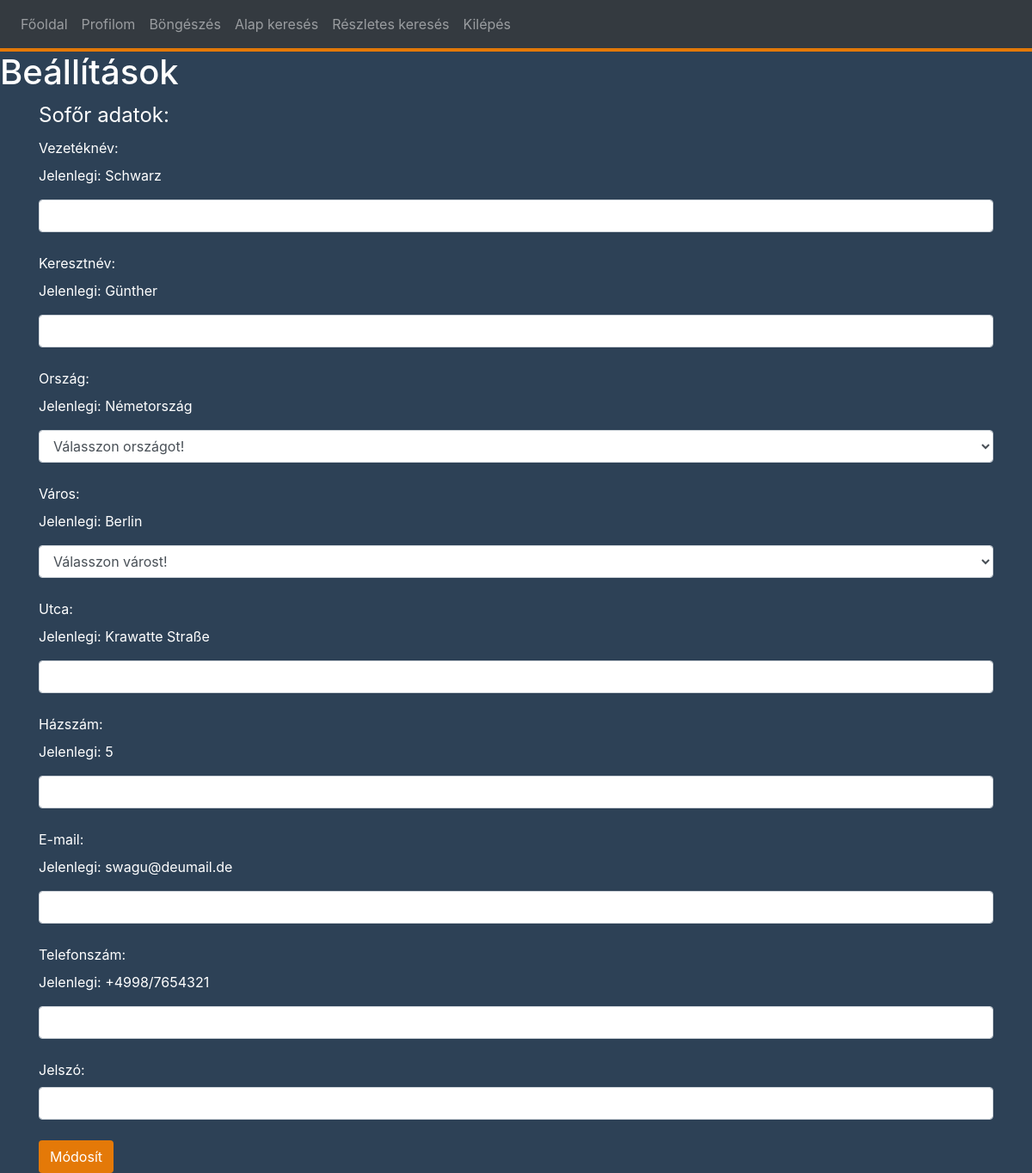
The app's page /index.php?page=settings (signed in) with its own data.
### tables this page shows
CREATE TABLE `drivers` (
  `driverID` int(10) NOT NULL,
  `firstname` varchar(120) NOT NULL,
  `lastname` varchar(120) NOT NULL,
  `townID` int(10) NOT NULL,
  `street` varchar(120) NOT NULL,
  `houseNumber` int(10) NOT NULL,
  `email` varchar(120) NOT NULL,
  `phoneNumber` varchar(15) NOT NULL,
  `username` varchar(50) NOT NULL,
  `password` varchar(32) NOT NULL
);

CREATE TABLE `countries` (
  `countryID` varchar(3) NOT NULL,
  `name` varchar(120) NOT NULL
);

CREATE TABLE `towns` (
  `townID` int(10) NOT NULL,
  `name` varchar(120) NOT NULL,
  `countryID` varchar(3) NOT NULL
);

### controller/settings.php (called while the page is built, shortened)
<?php
    $driver = new Driver();
    $company = new Company();
    $country = new Country();
    $town = new Town();
    $currentCountry = "";
    $currentTown = "";
    if($_SESSION["type"]=="driver"){
        $driver->set_user($_SESSION["id"],$conn);
        $town->set_town($driver->get_townID(),$conn);
        $country->set_country($town->get_country(),$conn);
        $currentCountry = $country->get_name();
        $currentTown = $town->get_name();
    }else if($_SESSION["type"]=="company"){
        $company->set_user($_SESSION["id"],$conn);
        $town->set_town($company->get_townID(),$conn);
        $country->set_country($town->get_country(),$conn);
        $currentCountry = $country->get_name();
        $currentTown = $town->get_name();
    }
    include 'view/settings.php';
?>

### model/Driver.php (called while the page is built, shortened)
<?php
class Driver {
    private $firstname;
    private $lastname;
    private $street;
    private $houseNumber;
    private $email;
    private $phoneNumber;
    public function set_user($id, $conn) {
        $sql = "SELECT driverID, firstname, lastname, townID, street, houseNumber, email, phoneNumber, username, `password` FROM drivers";
        $sql .= " WHERE driverID = ".mysqli_real_escape_string($conn,$id)." ";
        $result = $conn->query($sql);
        if ($conn->query($sql)) {
            if ($result->num_rows > 0) {
                $row = $result->fetch_assoc();
                $this->firstname = $row['firstname'];
                $this->lastname = $row['lastname'];
                $this->street = $row['street'];
                $this->houseNumber = $row['houseNumber'];
                $this->email = $row['email'];
                $this->phoneNumber = $row['phoneNumber'];
        }
        else {
            echo "Error: " . $sql . "<br>" . $conn->error;
        }
        }
    }
    public function get_firstname(){
        return $this->firstname;
    }
    public function get_lastname(){
        return $this->lastname;
    }
    public function get_street(){
        return $this->street;
    }
    public function get_houseNumber(){
        return $this->houseNumber;
    }
    public function get_email(){
        return $this->email;
    }
    public function get_phone(){
        return $this->phoneNumber;
    }
}
?>

### model/Country.php (called while the page is built, shortened)
<?php
class Country{
    private $name;
    public function set_country($id, $conn) {
        $sql = "SELECT countryID, name FROM countries";
        $sql .= " WHERE countryID LIKE '".mysqli_real_escape_string($conn,$id)."' ";
        $result = $conn->query($sql);
        if ($conn->query($sql)) {
            if ($result->num_rows > 0) {
                $row = $result->fetch_assoc();
                $this->name = $row['name'];
        }
        else {
            echo "Error: " . $sql . "<br>" . $conn->error;
        }
        }
    }
    public function get_name(){
        return $this->name;
    }
}
?>

### model/Town.php (called while the page is built, shortened)
<?php
class Town{
    private $name;
    public function set_town($id, $conn) {
        $sql = "SELECT townID, name, countryID FROM towns";
        $sql .= " WHERE townID LIKE '".mysqli_real_escape_string($conn,$id)."' ";
        $result = $conn->query($sql);
        if ($conn->query($sql)) {
            if ($result->num_rows > 0) {
                $row = $result->fetch_assoc();
                $this->name = $row['name'];
        }
        else {
            echo "Error: " . $sql . "<br>" . $conn->error;
        }
        }
    }
    public function get_name(){
        return $this->name;
    }
}
?>

### view/settings.php (the view, shortened to what this page needs)
<h1>Beállítások</h1>
<?php
    if($_SESSION["type"]=="driver"){
?>
<div class="container">
<form action="index.php?page=settings" method="post">
    <fieldset>
        <legend>Sofőr adatok:</legend>
        <label for="ln" >Vezetéknév: </label>
        <p>Jelenlegi: <?php echo $driver->get_lastname(); ?></p>
        <input class="form-control" type="text" id="ln" name="lastname">
        <br>
        <label for="fn" >Keresztnév:</label>
        <p>Jelenlegi: <?php echo $driver->get_firstname(); ?></p>
        <input  class="form-control" type="text" id="fn" name="firstname">
        <br>
        <label for="country">Ország:</label>
        <p>Jelenlegi: <?php echo $currentCountry; ?></p>
        <select class="form-control" name="country" id="country">
            <option value="">Válasszon országot!</option>
		</select>
        <br>
        <label for="town" >Város:</label>
        <p>Jelenlegi: <?php echo $currentTown; ?></p>
        <select class="form-control" name="town" id="town">
            <option value="">Válasszon várost!</option>
        </select>
        <br>
        <label for="str" >Utca: </label>
        <p>Jelenlegi: <?php echo $driver->get_street(); ?></p>
        <input class="form-control" type="text" id="str" name="street">
        <br>
        <label for="hn" >Házszám: </label>
        <p>Jelenlegi: <?php echo $driver->get_houseNumber(); ?></p>
        <input class="form-control" type="text" id="hn" name="houseNumber">
        <br>
        <label for="em" >E-mail: </label>
        <p>Jelenlegi: <?php echo $driver->get_email(); ?></p>
        <input class="form-control" type="email" id="em" name="email">
        <br>
        <label for="pn" >Telefonszám: </label>
        <p>Jelenlegi: <?php echo $driver->get_phone(); ?></p>
        <input class="form-control" type="text" id="pn" name="phoneNumber">
        <br>
        <label for="password">Jelszó:</label>
        <input class="form-control" type="password" name="password" id="password">
        <br>
        <input class="btn btn-hcbutton" type="submit" value="Módosít">
    </fieldset>
</form>
</div>
<?php
    }else if($_SESSION["type"]=="company"){
?>
<div class="container">
<form action="index.php?page=settings method="post">
    <fieldset>
        <legend>Vállalati adatok:</legend>
        <label for="cn" >Cég név: </label>
        <p>Jelenlegi: <?php echo $company->get_name(); ?></p>
        <input class="form-control" type="text" id="cn" name="companyname">
        <br>
        <label for="country">Ország:</label>
        <p>Jelenlegi: <?php echo $currentCountry; ?></p>
        <select class="form-control" name="country" id="country">
            <option value="">Válasszon országot!</option>
			<?php
                if ($countryIDs) {
					foreach($countryIDs as $row) {
						$country->set_country($row, $conn);
						if($country->get_name()) echo '<option value="'.$row.'">'.$country->get_name().'</option>';
					}
				}
			?>
		</select>
        <br>
        <label for="town" >Város:</label>
        <p>Jelenlegi: <?php echo $currentTown; ?></p>
        <select class="form-control" name="town" id="town">
            <option value="">Válasszon várost!</option>
        </select>
        <br>
        <label for="str" >Utca: </label>
        <p>Jelenlegi: <?php echo $company->get_street(); ?></p>
        <input class="form-control" type="text" id="str" name="street">
        <br>
        <label for="hn" >Házszám: </label>
        <p>Jelenlegi: <?php echo $company->get_houseNumber(); ?></p>
        <input class="form-control" type="text" id="hn" name="houseNumber">
        <br>
        <label for="em" >E-mail: </label>
        <p>Jelenlegi: <?php echo $company->get_email(); ?></p>
        <input class="form-control" type="email" id="em" name="email">
        <br>
        <label for="pn" >Telefonszám: </label>
        <p>Jelenlegi: <?php echo $company->get_phone(); ?></p>
        <input class="form-control" type="text" id="pn" name="phoneNumber">
        <br>
        <label for="www" >Weboldal: </label>
        <p>Jelenlegi: <?php echo $company->get_webpage(); ?></p>
        <input class="form-control" type="text" id="www" name="webpage">
        <br>
        <label for="password">Jelszó:</label>
        <input class="form-control" type="password" name="password" id="password">
        <br>
        <input class="btn btn-hcbutton" type="submit" value="Módosít">
    </fieldset>
</form>
</div>
<?php
    }
?>

### includes/htmlheader.inc.php (shortened to what this page needs)
<!doctype html>
<html lang="hu">
<head>
    <link rel="stylesheet" type="text/css" href="css/style.css">
    <link rel="stylesheet" href="https://maxcdn.bootstrapcdn.com/bootstrap/4.0.0/css/bootstrap.min.css">
</head>

### index.php (shortened to what this page needs)
<?php
require 'includes/db.inc.php';
require 'model/Driver.php';
require 'model/Country.php';
require 'model/Town.php';
$page = 'index';
if(isset($_REQUEST['page'])) {
        if(file_exists('controller/'.$_REQUEST['page'].'.php')) {
                $page = $_REQUEST['page'];
        }
}
$menupontok = array(    'index' => "Főoldal",
                        'register' => "Regisztrálás",
                        'myProfile' => "Profilom",
                        'browser' => "Böngészés",
                        'search' => "Alap keresés",
                        'advancedSearch' => "Részletes keresés",
                        'login' => "Belépés"
                );
include 'includes/htmlheader.inc.php';
?>
<body class="bbody">
<?php
include 'includes/menu.inc.php';
if(file_exists('controller/'.$_REQUEST['page'].'.php')){
        include 'controller/'.$page.'.php';
}else{
        header('Location: index.php?page=404');
        exit();
}
?>
</body>
</html>

### includes/menu.inc.php (shortened to what this page needs)
<nav class="navbar navbar-expand-lg navbar-dark bg-dark">
  <div class="collapse navbar-collapse" id="navbarNav">
    <ul class="navbar-nav">
      <?php
        foreach($menupontok as $key => $value) {
            $active = '';
            if(!empty($_SESSION["id"]) and $key=="login"){
                echo '<li class="nav-item">
                <a class="nav-link" href="index.php?page=loginPanel&amp;action=logout">Kilépés</a>
                </li>';
                continue;
            }
            if(!empty($_SESSION["id"]) and $key=="register"){
              continue;
            }
            ?>
            <li class="nav-item<?php echo $active; ?>">
                <a class="nav-link" href="index.php?page=<?php echo $key; ?>"><?php echo $value; ?></a>
            </li>
            <?php
        }
      ?>
    </ul>
  </div>
</nav>

### css/style.css (style rules this page uses)
nav { border-bottom: 4px solid #e47908; }
.bbody { background-color: #2d4156; color: white; }
.btn-hcbutton { background-color: #e47908; color: white; }

### records on screen
drivers: lastname "Schwarz", firstname "Günther", street "Krawatte Straße", houseNumber "5", email "swagu@deumail.de", phoneNumber "+4998/7654321"
countries: name "Németország"
towns: name "Berlin"

### other values on screen
$value "Főoldal"
$value "Profilom"
$value "Böngészés"
$value "Alap keresés"
$value "Részletes keresés"
